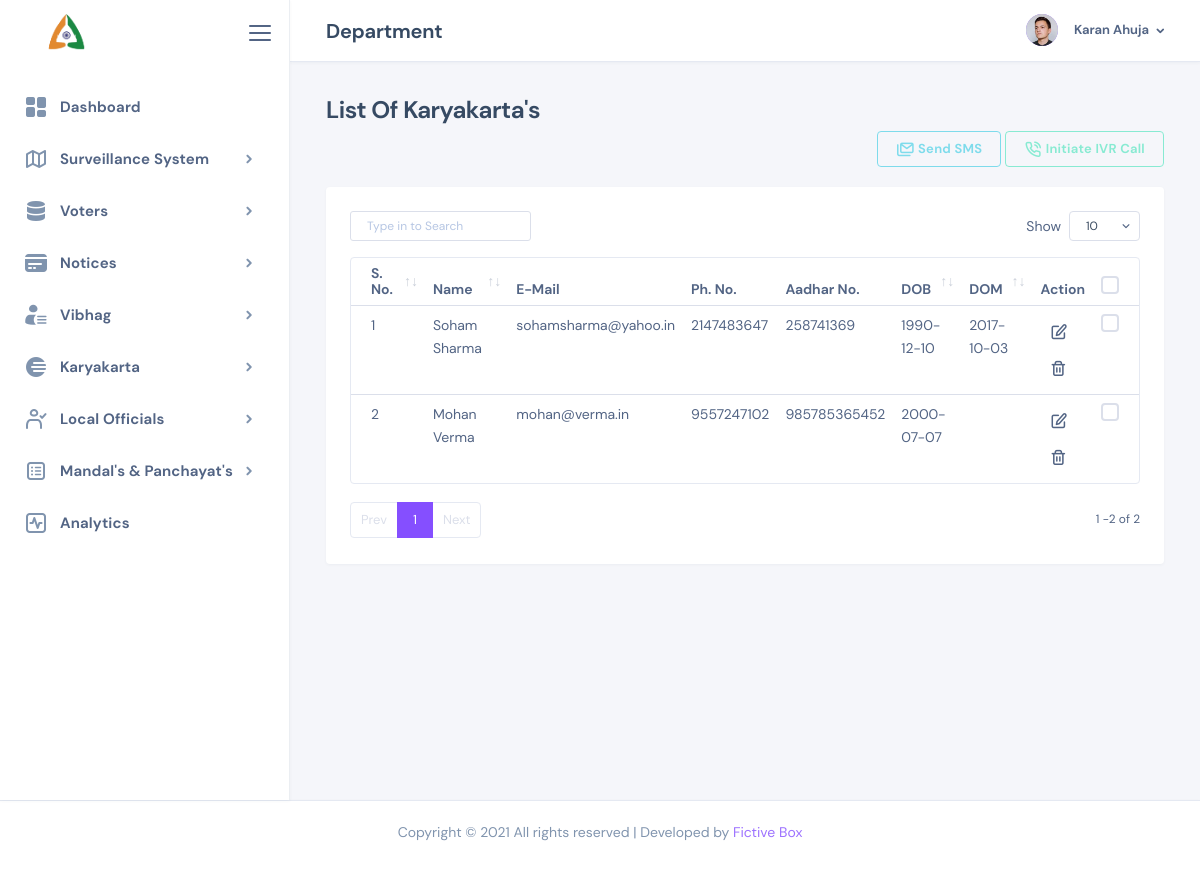
Screenshot of /admin/workers_list.php (signed in) with the database file from the repository.
### tables this page shows
CREATE TABLE `tbl_bjp_workers` (
  `id` int(11) NOT NULL AUTO_INCREMENT,
  `f_name` varchar(255) NOT NULL,
  `l_name` varchar(255) DEFAULT NULL,
  `user_image` varchar(255) DEFAULT NULL,
  `email` varchar(255) DEFAULT NULL,
  `phone_no` bigint(20) NOT NULL,
  `aadhar_no` bigint(20) DEFAULT NULL,
  `dob` date NOT NULL,
  `dom` date DEFAULT NULL,
  `created_at` timestamp NOT NULL DEFAULT current_timestamp() ON UPDATE current_timestamp(),
  `updated_at` timestamp NULL DEFAULT NULL,
  PRIMARY KEY (`id`)
);

### configs/includes.php (called while the page is built, shortened)
<?php
function get_user_details($conn,$user_id){
    $query = "SELECT department_id,f_name,l_name,user_image,email,username,assigned_loksabha FROM tbl_admin_users WHERE id=$user_id";
    mysqli_set_charset($conn,'utf8');
    $loginUser = mysqli_query($conn, $query);
    $loginUserData = mysqli_fetch_assoc($loginUser);
    return $loginUserData;
}
function get_department_details($conn,$deptId){
    $dept = "SELECT name FROM tbl_department WHERE id=$deptId";
    mysqli_set_charset($conn,'utf8');
    $deptData = mysqli_query($conn, $dept);
    $deptName = mysqli_fetch_assoc($deptData)['name'];
    return $deptName;
}
function get_bjp_workers($conn,$worker_id){
    $response = array();
    $query = "SELECT id, f_name, l_name, user_image, email, phone_no, aadhar_no, dob, dom FROM tbl_bjp_workers";
    $query = isset($worker_id) ? $query." where id = $worker_id" : $query;
    mysqli_set_charset($conn,'utf8');
    $value= mysqli_query($conn,$query);
    $result= mysqli_fetch_all($value);
    foreach($result as $key => $value){
        foreach($value as $innerKey => $innerValue){
            $response[$key]['id'] = $value[0];
            $response[$key]['f_name'] = $value[1];
            $response[$key]['l_name'] = isset($value[2]) ? $value[2] : '' ;
            $response[$key]['user_image'] = $value[3];
            $response[$key]['email'] = $value[4];
            $response[$key]['phone_no'] = $value[5];
            $response[$key]['aadhar_no'] = $value[6];
            $response[$key]['dob'] = $value[7];
            $response[$key]['dom'] = $value[8];
        }
    }
    return $response;
}
?>

### admin/workers_list.php (the view, shortened to what this page needs)
<?php
include_once '../configs/includes.php';
if (!isset($_SESSION['user_id'])) {
    header("Location: login.php");
} else {
    $user_id = $_SESSION['user_id'];
    $loginUserData = get_user_details($conn, $user_id);
    $adminName = $loginUserData['f_name'] . ' ' . $loginUserData['l_name'];
    $adminImage = $loginUserData['user_image'];
}
$bjp_worker_details = get_bjp_workers($conn,NULL);
?>
<!DOCTYPE html>
<html lang="zxx" class="js">
<?php include_once 'head.php'; ?>
<body class="nk-body bg-lighter npc-default has-sidebar">
    <div class="nk-app-root">
        <div class="nk-main ">
            <?php include_once 'sidebar.php'; ?>
            <div class="nk-wrap ">
                <?php include_once 'header.php'; ?>
                <div class="nk-content ">
                    <div class="container-fluid">
                        <div class="nk-content-inner">
                            <div class="nk-content-body">
                               <div class="nk-block nk-block-lg">
                                        <div class="nk-block-head">
                                            <div class="nk-block-head-content">
                                                <h4 class="nk-block-title" style="margin-top: 50px;">List Of Karyakarta's</h4>
                                                <div style="text-align:right;">
                                                    <button href="#" class="btn btn-outline-info sms-success btn-tooltip" title="Click to send an SMS"><em class="icon ni ni-emails"></em>&nbsp;Send SMS</button>
                                                    <button href="#" class="btn btn-outline-success ivr-call-success btn-tooltip" title="Click to initiate IVR call"><em class="icon ni ni-call-alt"></em>&nbsp;Initiate IVR Call</button>
                                                </div>
                                            </div>
                                        </div>
                                        <div class="card card-preview">
                                            <div class="card-inner">
                                                <table class="table" id="karyakartas">
                                                    <thead>
                                                        <tr>
                                                        <th style="width:100px;">S. No.</th>
                                                            <th style="width:160px;">Name</th>
                                                            <th >E-Mail</th>
                                                            <th >Ph. No.</th>
                                                            <th >Aadhar No.</th>
                                                            <th >DOB</th>
                                                            <th >DOM</th>
                                                            <th >Action</th>
                                                            <th>
                                                                <div class="custom-control custom-control-sm custom-checkbox notext">
                                                                </div>
                                                            </th>
                                                        </tr>
                                                    </thead>
                                                    <tbody>
                                                    <?php
                                                        $i = 1;
                                                        foreach ($bjp_worker_details as $key => $value) {
                                                    ?>
                                                        <tr>
                                                            <td><?php echo $i ?></td>
                                                            <td><?php echo $value['f_name'].' '.$value['l_name']; ?></td>
                                                            <td><?php echo $value['email']; ?></td>
                                                            <td><?php echo $value['phone_no']; ?></td>
                                                            <td><?php echo $value['aadhar_no']; ?></td>
                                                            <td><?php echo $value['dob']; ?></td>
                                                            <td><?php echo $value['dom'] > 0 ? $value['dom'] : ''; ?></td>
                                                            <td><a href="<?php echo "edit_worker.php?id=".$value['id'];?>" class="btn btn-icon btn-trigger btn-tooltip" title="Edit details"><em class="icon ni ni-edit"></em></a>
                                                                <a href="<?php echo "?del=".$value['id'] ?>" class="btn btn-icon btn-trigger btn-tooltip" title="Delete this member"><em class="icon ni ni-trash"></em></a>
                                                            </td>
                                                            <td>
                                                                <div class="custom-control custom-control-sm custom-checkbox notext">
                                                                </div>
                                                            </td>
                                                        </tr>
                                                        <?php $i++;} ?>
                                                    </tbody>
                                                </table>
                                            </div>
                                        </div>
                                    </div>
                            </div>
                        </div>
                    </div>
                </div>
            </div>
        </div>
        <?php include_once 'footer.php'; ?>
    </div>
</body>
</html>

### admin/header.php (shortened to what this page needs)
<?php
include_once '../configs/includes.php';
$user_id = $_SESSION['user_id'];
$loginUserData = get_user_details($conn,$user_id);
$deptId = $loginUserData['department_id'];
$deptNameValue = get_department_details($conn, $deptId);
?>
<div class="nk-header nk-header-fixed is-light">
    <div class="container-fluid">
        <div class="nk-header-wrap">
            <h5 style="padding-top: 8px;"><?php
            $deptName = ($deptName === 'Super Admin')? $deptName : $deptName . ' Department';
            echo $deptName ?></h5>
            <div class="nk-header-tools">
                <ul class="nk-quick-nav">
                    <li class="dropdown user-dropdown">
                        <a href="#" class="dropdown-toggle mr-n1" data-toggle="dropdown">
                            <div class="user-toggle">
                                <div class="user-avatar sm">
                                    <img src="images/avatar/<?php echo $adminImage ?>" />
                                </div>
                                <div class="user-info d-none d-xl-block">
                                    <div class="user-name dropdown-indicator"><?php echo $adminName; ?></div>
                                </div>
                            </div>
                        </a>
                    </li>
                </ul>
            </div>
        </div>
    </div>
</div>

### rows the page displays
tbl_bjp_workers: f_name "Soham", l_name "Sharma", email "sohamsharma@yahoo.in", phone_no "2147483647", aadhar_no "258741369", dob "1990-12-10", dom "2017-10-03"
tbl_bjp_workers: f_name "Mohan", l_name "Verma", email "mohan@verma.in", phone_no "9557247102", aadhar_no "985785365452", dob "2000-07-07"

### other values shown
$deptName "Department"
$adminName "Karan Ahuja"
